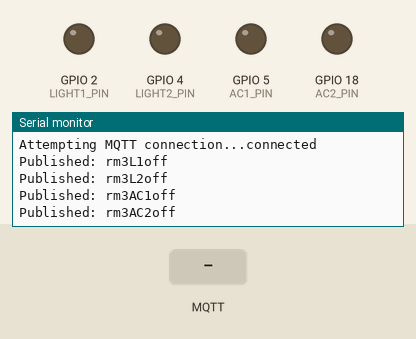
Bench run of a sketch on a simulated ESP32. Shown: output pins drawn as LEDs (lit = HIGH), the last lines printed to the serial monitor. The test bench sets the inputs (shaded band). WiFi joins after 1.5 s; servers stay silent unless stated; no MQTT or app messages arrive unless stated.

Above: at 2.7 s.
2.8 s: MQTT message "L1" arrives on the first subscribed topic
At 3.4 s:
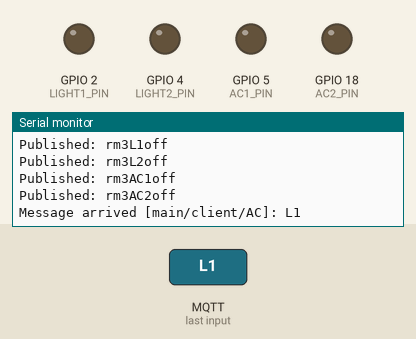
4.3 s: MQTT message "on" arrives on the first subscribed topic
At 5.5 s:
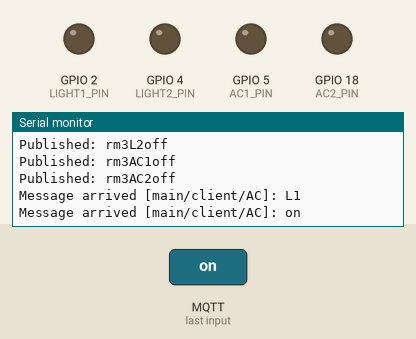
5.8 s: MQTT message "AC1" arrives on the first subscribed topic
At 6.9 s:
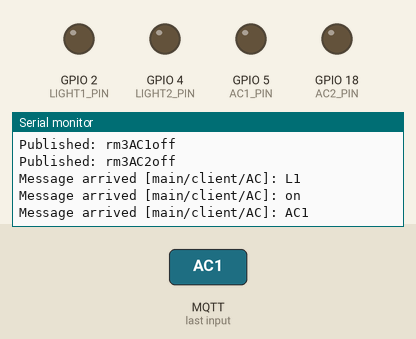

The sketch:

sketch_dec8a.ino
```cpp
#include <WiFi.h>
#include <PubSubClient.h>

// WiFi Configuration
const char* ssid = "YOUR_WIFI_NAME";
const char* password = "YOUR_WIFI_PASSWORD";

// MQTT Broker Configuration (XAMPP Local Server)
const char* mqtt_server = "YOUR_PC_IP_ADDRESS"; // Your computer's IP where XAMPP runs
const int mqtt_port = 1883;

// ESP32 Pin Configuration (30-pin ESP32 WROOM)
const int LIGHT1_PIN = 2;   // GPIO2 - Built-in LED
const int LIGHT2_PIN = 4;   // GPIO4
const int AC1_PIN = 5;      // GPIO5
const int AC2_PIN = 18;     // GPIO18

// Room Configuration - CHANGE THIS FOR EACH ESP32
String roomId = "3";  // Set to match your room number

WiFiClient espClient;
PubSubClient client(espClient);

// Function to connect to WiFi
void setup_wifi() {
  delay(10);
  Serial.println();
  Serial.print("Connecting to ");
  Serial.println(ssid);

  WiFi.begin(ssid, password);

  while (WiFi.status() != WL_CONNECTED) {
    delay(500);
    Serial.print(".");
  }

  Serial.println("");
  Serial.println("WiFi connected");
  Serial.println("IP address: ");
  Serial.println(WiFi.localIP());
}

// MQTT Message Callback
void callback(char* topic, byte* payload, unsigned int length) {
  String message = "";
  for (int i = 0; i < length; i++) {
    message += (char)payload[i];
  }

  Serial.print("Message arrived [");
  Serial.print(topic);
  Serial.print("]: ");
  Serial.println(message);

  // Check if message is for this room
  String prefix = "rm" + roomId;

  if (message.startsWith(prefix)) {
    // Extract device and command
    String device = message.substring(prefix.length(), prefix.length() + 3);
    String command = message.substring(prefix.length() + 3);

    Serial.print("Device: ");
    Serial.println(device);
    Serial.print("Command: ");
    Serial.println(command);

    // Control devices
    if (device == "L1") {
      digitalWrite(LIGHT1_PIN, command == "on" ? HIGH : LOW);
      publishStatus("L1", command);
    }
    else if (device == "L2") {
      digitalWrite(LIGHT2_PIN, command == "on" ? HIGH : LOW);
      publishStatus("L2", command);
    }
    else if (device == "AC1") {
      digitalWrite(AC1_PIN, command == "on" ? HIGH : LOW);
      publishStatus("AC1", command);
    }
    else if (device == "AC2") {
      digitalWrite(AC2_PIN, command == "on" ? HIGH : LOW);
      publishStatus("AC2", command);
    }
  }

  // Handle status request
  if (message == "myStats") {
    publishAllStatus();
  }
}

// Publish device status
void publishStatus(String device, String status) {
  String topic = "main/dev/status";
  String message = "rm" + roomId + device + status;

  if (client.publish(topic.c_str(), message.c_str())) {
    Serial.print("Published: ");
    Serial.println(message);
  } else {
    Serial.println("Publish failed");
  }
}

// Publish all device statuses
void publishAllStatus() {
  String statusL1 = digitalRead(LIGHT1_PIN) == HIGH ? "on" : "off";
  String statusL2 = digitalRead(LIGHT2_PIN) == HIGH ? "on" : "off";
  String statusAC1 = digitalRead(AC1_PIN) == HIGH ? "on" : "off";
  String statusAC2 = digitalRead(AC2_PIN) == HIGH ? "on" : "off";

  publishStatus("L1", statusL1);
  delay(100);
  publishStatus("L2", statusL2);
  delay(100);
  publishStatus("AC1", statusAC1);
  delay(100);
  publishStatus("AC2", statusAC2);
}

// Reconnect to MQTT broker
void reconnect() {
  while (!client.connected()) {
    Serial.print("Attempting MQTT connection...");

    String clientId = "ESP32-Room-" + roomId;

    if (client.connect(clientId.c_str())) {
      Serial.println("connected");

      // Subscribe to topics
      client.subscribe("main/client/AC");
      client.subscribe("main/switch/lights");
      client.subscribe("main/web/AC");

      // Publish initial status
      publishAllStatus();

    } else {
      Serial.print("failed, rc=");
      Serial.print(client.state());
      Serial.println(" try again in 5 seconds");
      delay(5000);
    }
  }
}

void setup() {
  Serial.begin(115200);

  // Initialize pins as OUTPUT
  pinMode(LIGHT1_PIN, OUTPUT);
  pinMode(LIGHT2_PIN, OUTPUT);
  pinMode(AC1_PIN, OUTPUT);
  pinMode(AC2_PIN, OUTPUT);

  // Turn off all devices initially
  digitalWrite(LIGHT1_PIN, LOW);
  digitalWrite(LIGHT2_PIN, LOW);
  digitalWrite(AC1_PIN, LOW);
  digitalWrite(AC2_PIN, LOW);

  setup_wifi();
  client.setServer(mqtt_server, mqtt_port);
  client.setCallback(callback);
}

void loop() {
  if (!client.connected()) {
    reconnect();
  }
  client.loop();
}
```

Measured:
- after the input at 2.8 s, the serial monitor: prints a new line at once (image 1)
- after the input at 4.3 s, the serial monitor: prints a new line at once (image 2)
- after the input at 5.8 s, the serial monitor: prints a new line at once (image 3)
